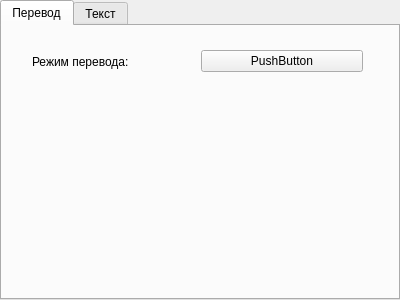
<?xml version="1.0" encoding="UTF-8"?>
<ui version="4.0">
 <class>settings</class>
 <widget class="QTabWidget" name="settings">
  <property name="geometry">
   <rect>
    <x>0</x>
    <y>0</y>
    <width>400</width>
    <height>300</height>
   </rect>
  </property>
  <property name="windowTitle">
   <string>Настройки</string>
  </property>
  <property name="currentIndex">
   <number>0</number>
  </property>
  <widget class="QWidget" name="translation">
   <attribute name="title">
    <string>Перевод</string>
   </attribute>
   <widget class="QWidget" name="">
    <property name="geometry">
     <rect>
      <x>30</x>
      <y>20</y>
      <width>331</width>
      <height>31</height>
     </rect>
    </property>
    <layout class="QHBoxLayout" name="horizontalLayout">
     <item>
      <widget class="QLabel" name="label">
       <property name="text">
        <string>Режим перевода:</string>
       </property>
      </widget>
     </item>
     <item>
      <widget class="QPushButton" name="multipleTranslationButton">
       <property name="contextMenuPolicy">
        <enum>Qt::DefaultContextMenu</enum>
       </property>
       <property name="text">
        <string>PushButton</string>
       </property>
      </widget>
     </item>
    </layout>
   </widget>
  </widget>
  <widget class="QWidget" name="text">
   <attribute name="title">
    <string>Текст</string>
   </attribute>
  </widget>
 </widget>
 <resources/>
 <connections/>
</ui>
